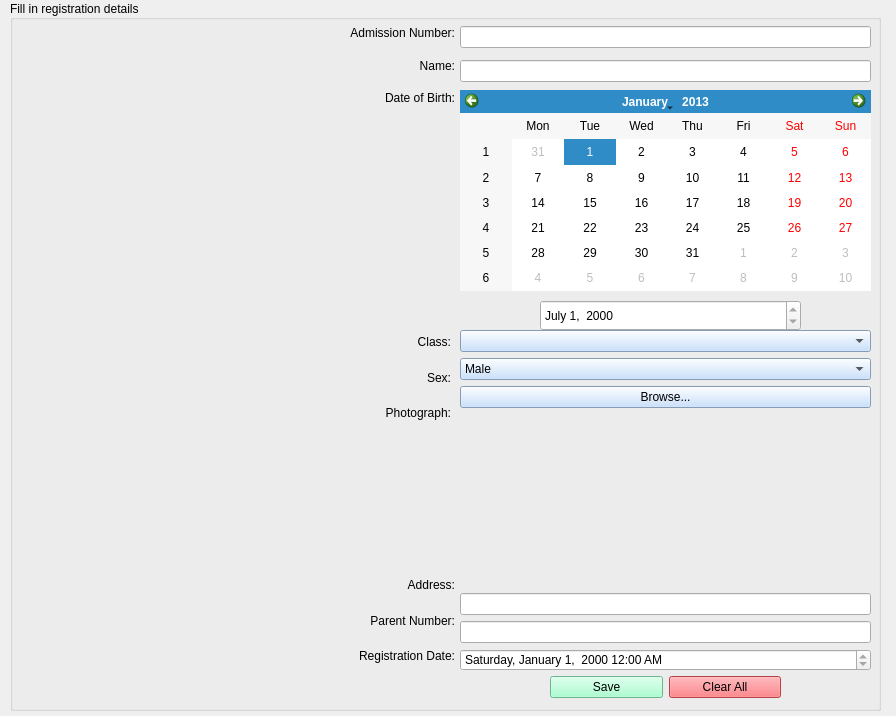
<?xml version="1.0" encoding="UTF-8"?>
<ui version="4.0">
 <class>StudRegForm</class>
 <widget class="QWidget" name="StudRegForm">
  <property name="geometry">
   <rect>
    <x>0</x>
    <y>0</y>
    <width>896</width>
    <height>716</height>
   </rect>
  </property>
  <property name="windowTitle">
   <string>Registration</string>
  </property>
  <property name="windowIcon">
   <iconset>
    <normaloff>add_user_icon.jpg</normaloff>add_user_icon.jpg</iconset>
  </property>
  <property name="styleSheet">
   <string notr="true">font: 12pt &quot;MS Shell Dlg 2&quot;;</string>
  </property>
  <widget class="QGroupBox" name="groupBox">
   <property name="geometry">
    <rect>
     <x>10</x>
     <y>0</y>
     <width>871</width>
     <height>711</height>
    </rect>
   </property>
   <property name="styleSheet">
    <string notr="true">QPushButton{
background-color: rgb(187, 217, 255);
}

QComboBox{
background-color: rgb(187, 217, 255);
}</string>
   </property>
   <property name="title">
    <string>Fill in registration details</string>
   </property>
   <property name="alignment">
    <set>Qt::AlignLeading|Qt::AlignLeft|Qt::AlignVCenter</set>
   </property>
   <widget class="QWidget" name="verticalLayoutWidget">
    <property name="geometry">
     <rect>
      <x>270</x>
      <y>20</y>
      <width>175</width>
      <height>91</height>
     </rect>
    </property>
    <layout class="QVBoxLayout" name="verticalLayout">
     <item>
      <widget class="QLabel" name="label_5">
       <property name="text">
        <string>Admission Number:</string>
       </property>
       <property name="alignment">
        <set>Qt::AlignRight|Qt::AlignTrailing|Qt::AlignVCenter</set>
       </property>
      </widget>
     </item>
     <item>
      <widget class="QLabel" name="label_4">
       <property name="layoutDirection">
        <enum>Qt::LeftToRight</enum>
       </property>
       <property name="text">
        <string>Name:</string>
       </property>
       <property name="alignment">
        <set>Qt::AlignRight|Qt::AlignTrailing|Qt::AlignVCenter</set>
       </property>
      </widget>
     </item>
     <item>
      <widget class="QLabel" name="label_3">
       <property name="text">
        <string>Date of Birth:</string>
       </property>
       <property name="alignment">
        <set>Qt::AlignRight|Qt::AlignTrailing|Qt::AlignVCenter</set>
       </property>
      </widget>
     </item>
    </layout>
   </widget>
   <widget class="QWidget" name="verticalLayoutWidget_2">
    <property name="geometry">
     <rect>
      <x>450</x>
      <y>20</y>
      <width>411</width>
      <height>69</height>
     </rect>
    </property>
    <layout class="QVBoxLayout" name="verticalLayout_2">
     <item>
      <widget class="QLineEdit" name="admission_edit"/>
     </item>
     <item>
      <widget class="QLineEdit" name="name_edit"/>
     </item>
    </layout>
   </widget>
   <widget class="QCalendarWidget" name="calendarWidget">
    <property name="geometry">
     <rect>
      <x>450</x>
      <y>90</y>
      <width>411</width>
      <height>201</height>
     </rect>
    </property>
    <property name="toolTip">
     <string>Use the green arrows to select months and year, then click on day</string>
    </property>
    <property name="toolTipDuration">
     <number>-2</number>
    </property>
    <property name="selectedDate">
     <date>
      <year>2013</year>
      <month>1</month>
      <day>1</day>
     </date>
    </property>
    <property name="gridVisible">
     <bool>false</bool>
    </property>
   </widget>
   <widget class="QWidget" name="verticalLayoutWidget_3">
    <property name="geometry">
     <rect>
      <x>290</x>
      <y>327</y>
      <width>151</width>
      <height>101</height>
     </rect>
    </property>
    <layout class="QVBoxLayout" name="verticalLayout_5">
     <item>
      <widget class="QLabel" name="label">
       <property name="text">
        <string>Class:</string>
       </property>
       <property name="alignment">
        <set>Qt::AlignRight|Qt::AlignTrailing|Qt::AlignVCenter</set>
       </property>
      </widget>
     </item>
     <item>
      <widget class="QLabel" name="label_2">
       <property name="text">
        <string>Sex:</string>
       </property>
       <property name="alignment">
        <set>Qt::AlignRight|Qt::AlignTrailing|Qt::AlignVCenter</set>
       </property>
      </widget>
     </item>
     <item>
      <widget class="QLabel" name="label_6">
       <property name="text">
        <string>Photograph:</string>
       </property>
       <property name="alignment">
        <set>Qt::AlignRight|Qt::AlignTrailing|Qt::AlignVCenter</set>
       </property>
      </widget>
     </item>
    </layout>
   </widget>
   <widget class="QWidget" name="verticalLayoutWidget_4">
    <property name="geometry">
     <rect>
      <x>450</x>
      <y>330</y>
      <width>411</width>
      <height>341</height>
     </rect>
    </property>
    <layout class="QVBoxLayout" name="verticalLayout_6">
     <item>
      <widget class="QComboBox" name="class_comboBox">
       <property name="enabled">
        <bool>true</bool>
       </property>
       <property name="currentText">
        <string/>
       </property>
      </widget>
     </item>
     <item>
      <widget class="QComboBox" name="sex_comboBox">
       <item>
        <property name="text">
         <string>Male</string>
        </property>
       </item>
       <item>
        <property name="text">
         <string>Female</string>
        </property>
       </item>
      </widget>
     </item>
     <item>
      <widget class="QPushButton" name="browse_btn">
       <property name="toolTip">
        <string>Click to open pictures location in computer</string>
       </property>
       <property name="toolTipDuration">
        <number>-2</number>
       </property>
       <property name="text">
        <string>Browse...</string>
       </property>
      </widget>
     </item>
     <item>
      <widget class="QLabel" name="image_label">
       <property name="maximumSize">
        <size>
         <width>389</width>
         <height>219</height>
        </size>
       </property>
       <property name="text">
        <string/>
       </property>
       <property name="scaledContents">
        <bool>true</bool>
       </property>
      </widget>
     </item>
     <item>
      <widget class="QLineEdit" name="address_lineEdit"/>
     </item>
     <item>
      <widget class="QLineEdit" name="parent_no_lineEdit"/>
     </item>
     <item>
      <widget class="QDateTimeEdit" name="dateTimeEdit">
       <property name="toolTip">
        <string>It will automatically correct to the date of saving</string>
       </property>
       <property name="readOnly">
        <bool>true</bool>
       </property>
       <property name="displayFormat">
        <string>dddd, MMMM d,  yyyy hh:mm AP</string>
       </property>
      </widget>
     </item>
    </layout>
   </widget>
   <widget class="QPushButton" name="pushButton_2">
    <property name="geometry">
     <rect>
      <x>-290</x>
      <y>20</y>
      <width>93</width>
      <height>28</height>
     </rect>
    </property>
    <property name="text">
     <string>PushButton</string>
    </property>
   </widget>
   <widget class="QDateEdit" name="dateEdit">
    <property name="geometry">
     <rect>
      <x>530</x>
      <y>300</y>
      <width>261</width>
      <height>31</height>
     </rect>
    </property>
    <property name="toolTip">
     <string>You can only select date from calendar above</string>
    </property>
    <property name="toolTipDuration">
     <number>-2</number>
    </property>
    <property name="readOnly">
     <bool>true</bool>
    </property>
    <property name="displayFormat">
     <string>MMMM d,  yyyy</string>
    </property>
    <property name="date">
     <date>
      <year>2000</year>
      <month>7</month>
      <day>1</day>
     </date>
    </property>
   </widget>
   <widget class="QWidget" name="verticalLayoutWidget_5">
    <property name="geometry">
     <rect>
      <x>280</x>
      <y>570</y>
      <width>165</width>
      <height>101</height>
     </rect>
    </property>
    <layout class="QVBoxLayout" name="verticalLayout_7">
     <item>
      <widget class="QLabel" name="label_13">
       <property name="text">
        <string>Address:</string>
       </property>
       <property name="alignment">
        <set>Qt::AlignRight|Qt::AlignTrailing|Qt::AlignVCenter</set>
       </property>
      </widget>
     </item>
     <item>
      <widget class="QLabel" name="label_14">
       <property name="text">
        <string>Parent Number:</string>
       </property>
       <property name="alignment">
        <set>Qt::AlignRight|Qt::AlignTrailing|Qt::AlignVCenter</set>
       </property>
      </widget>
     </item>
     <item>
      <widget class="QLabel" name="label_15">
       <property name="layoutDirection">
        <enum>Qt::LeftToRight</enum>
       </property>
       <property name="text">
        <string>Registration Date:</string>
       </property>
       <property name="alignment">
        <set>Qt::AlignRight|Qt::AlignTrailing|Qt::AlignVCenter</set>
       </property>
      </widget>
     </item>
    </layout>
   </widget>
   <widget class="QLabel" name="label_7">
    <property name="geometry">
     <rect>
      <x>24</x>
      <y>25</y>
      <width>221</width>
      <height>671</height>
     </rect>
    </property>
    <property name="styleSheet">
     <string notr="true">QPushButton{
background-color: rgb(187, 217, 255);
}

QComboBox{
background-color: rgb(187, 217, 255);
}</string>
    </property>
    <property name="text">
     <string/>
    </property>
    <property name="pixmap">
     <pixmap>studreg_pic.jpg</pixmap>
    </property>
    <property name="scaledContents">
     <bool>true</bool>
    </property>
   </widget>
  </widget>
  <widget class="QWidget" name="horizontalLayoutWidget">
   <property name="geometry">
    <rect>
     <x>550</x>
     <y>670</y>
     <width>231</width>
     <height>35</height>
    </rect>
   </property>
   <layout class="QHBoxLayout" name="horizontalLayout_2">
    <item>
     <widget class="QPushButton" name="save_btn">
      <property name="styleSheet">
       <string notr="true">background-color: rgb(147, 255, 196);</string>
      </property>
      <property name="text">
       <string>Save</string>
      </property>
     </widget>
    </item>
    <item>
     <widget class="QPushButton" name="clear_btn">
      <property name="styleSheet">
       <string notr="true">background-color: rgb(255, 89, 97);</string>
      </property>
      <property name="text">
       <string>Clear All</string>
      </property>
     </widget>
    </item>
   </layout>
  </widget>
 </widget>
 <tabstops>
  <tabstop>admission_edit</tabstop>
  <tabstop>name_edit</tabstop>
  <tabstop>calendarWidget</tabstop>
  <tabstop>class_comboBox</tabstop>
  <tabstop>sex_comboBox</tabstop>
  <tabstop>browse_btn</tabstop>
  <tabstop>address_lineEdit</tabstop>
  <tabstop>parent_no_lineEdit</tabstop>
  <tabstop>dateTimeEdit</tabstop>
  <tabstop>save_btn</tabstop>
  <tabstop>clear_btn</tabstop>
  <tabstop>dateEdit</tabstop>
  <tabstop>pushButton_2</tabstop>
 </tabstops>
 <resources/>
 <connections/>
</ui>
